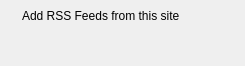
<?xml version="1.0" encoding="UTF-8"?>
<ui version="4.0">
 <class>RSSWidget</class>
 <widget class="QWidget" name="RSSWidget">
  <property name="geometry">
   <rect>
    <x>0</x>
    <y>0</y>
    <width>245</width>
    <height>66</height>
   </rect>
  </property>
  <property name="windowTitle">
   <string>Form</string>
  </property>
  <layout class="QVBoxLayout" name="verticalLayout">
   <property name="margin">
    <number>0</number>
   </property>
   <item>
    <widget class="Frame" name="frame">
     <property name="frameShape">
      <enum>QFrame::NoFrame</enum>
     </property>
     <layout class="QFormLayout" name="formLayout">
      <property name="horizontalSpacing">
       <number>6</number>
      </property>
      <property name="margin">
       <number>9</number>
      </property>
      <item row="0" column="0">
       <widget class="QLabel" name="label">
        <property name="sizePolicy">
         <sizepolicy hsizetype="Fixed" vsizetype="Preferred">
          <horstretch>0</horstretch>
          <verstretch>0</verstretch>
         </sizepolicy>
        </property>
        <property name="text">
         <string/>
        </property>
        <property name="pixmap">
         <pixmap resource="../data/icons.qrc">:/icons/other/bigrss.png</pixmap>
        </property>
       </widget>
      </item>
      <item row="0" column="1">
       <widget class="QLabel" name="label_2">
        <property name="text">
         <string>Add RSS Feeds from this site</string>
        </property>
       </widget>
      </item>
     </layout>
    </widget>
   </item>
  </layout>
 </widget>
 <customwidgets>
  <customwidget>
   <class>Frame</class>
   <extends>QFrame</extends>
   <header>frame.h</header>
   <container>1</container>
  </customwidget>
 </customwidgets>
 <resources>
  <include location="../data/icons.qrc"/>
 </resources>
 <connections/>
</ui>
